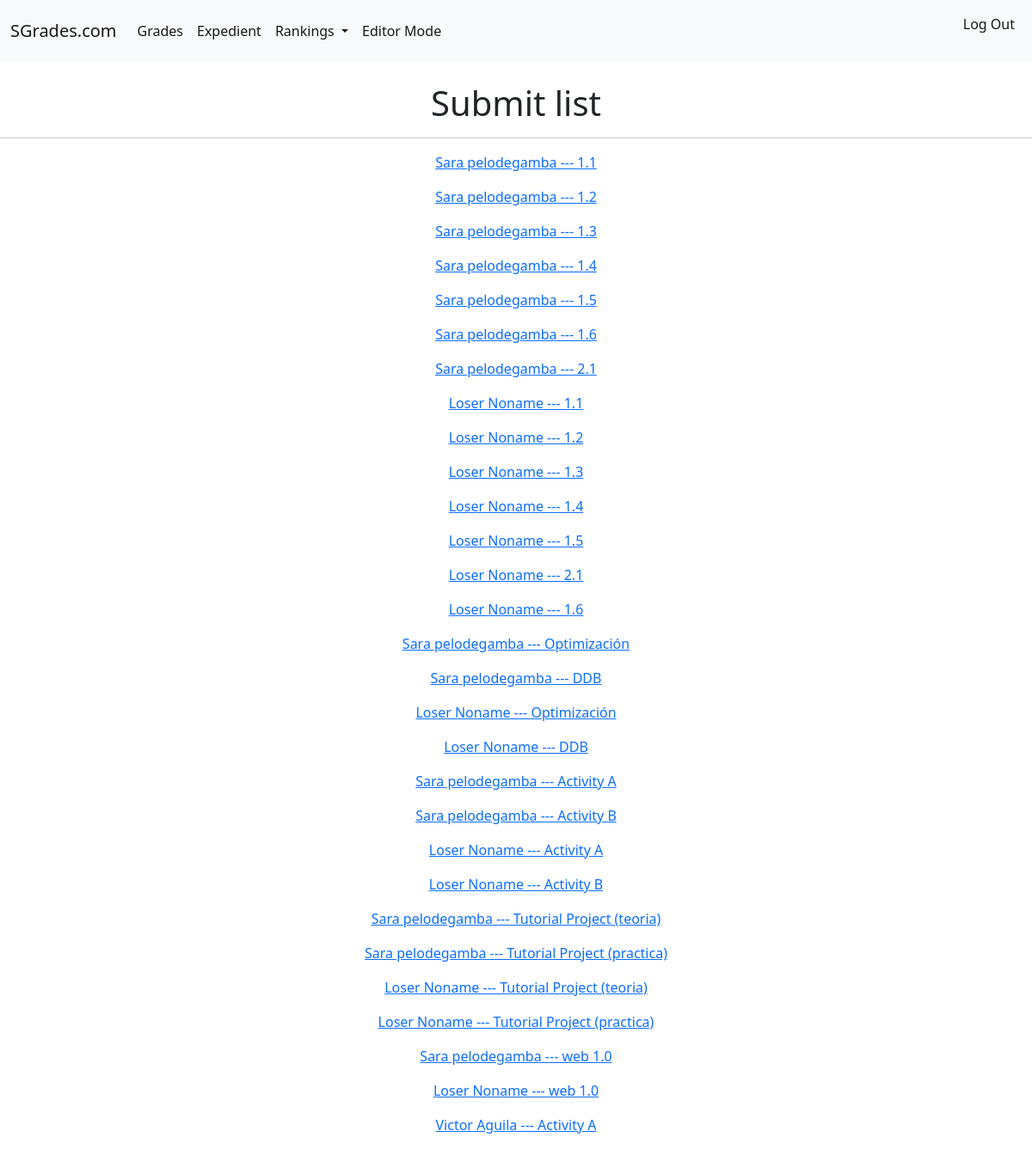
The page /editormode/submit_list/ (signed in) on the database as committed earlier.
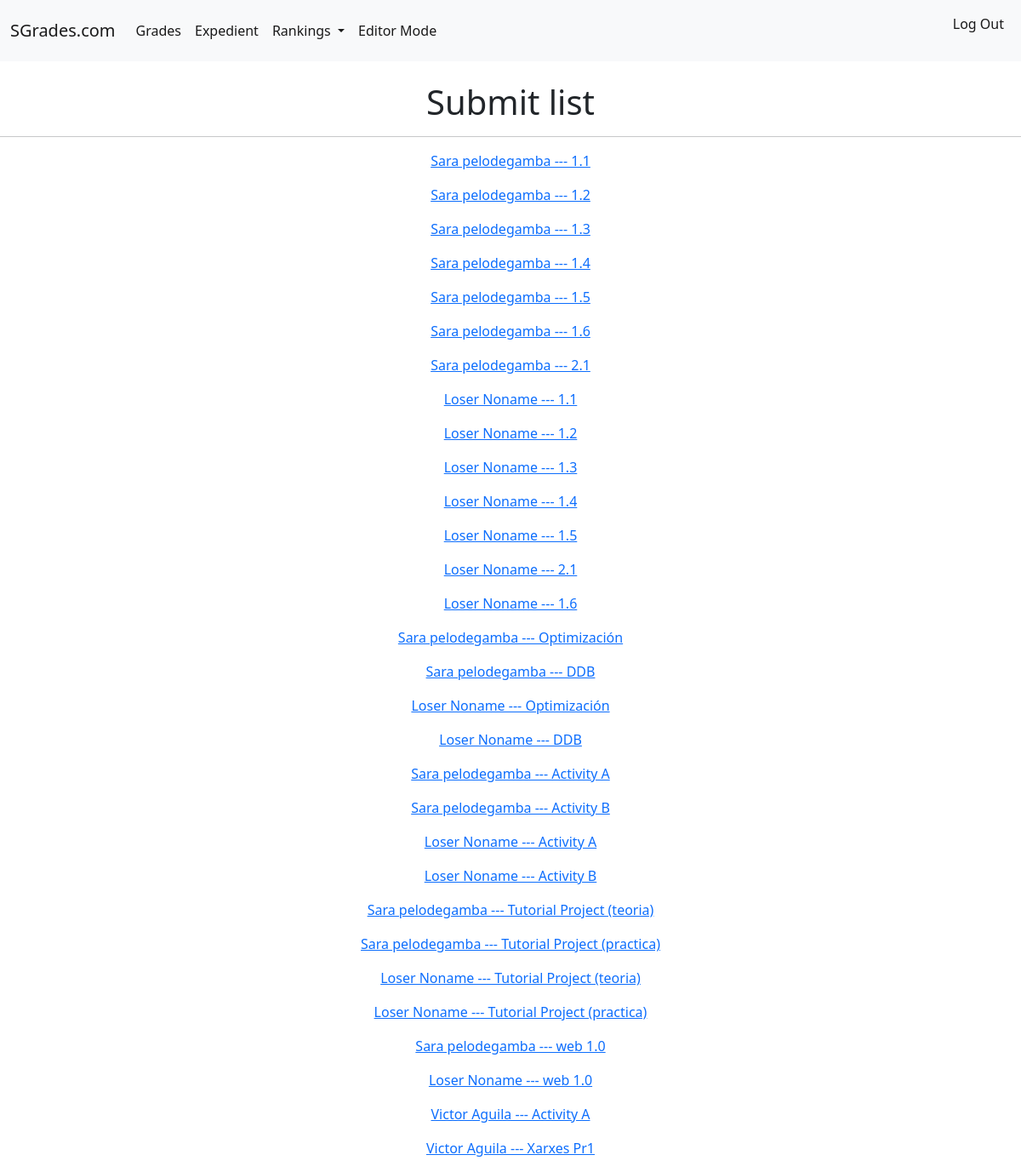
The same page on the database as committed later.
### SGrades/models.py (models this page shows, shortened)
class Submit(models.Model):
    Student = models.ForeignKey(Student, on_delete=models.CASCADE)
    Item_Submitted = models.ForeignKey(Item, on_delete=models.CASCADE)
    Punctuation = models.FloatField(max_length=5, default=0)
    def __str__(self):
        return f'{self.Student} --- {self.Item_Submitted}'

class Student(models.Model):
    COURSES = (
        ('3', 'Tercer curso'),
    )
    Student_Nif = models.CharField(primary_key=True, max_length=10)
    Name = models.CharField(max_length=20)
    Surname = models.CharField(max_length=50)
    Expedient = models.FloatField(blank=True, default=0, editable=False)
    Ranking = models.IntegerField(editable=False, default=0)
    Course = models.CharField(choices=COURSES, max_length=1)
    def __str__(self):
        return f'{self.Name} {self.Surname}'

class Item(models.Model):
    Item_Name = models.CharField(primary_key=True, max_length=100)
    Item_From_Subject = models.ForeignKey(Subject, on_delete=models.CASCADE)
    Ponderation = models.FloatField('Grades percentage, from 0 to 100%')
    Date = models.DateField()
    def __str__(self):
        return f'{self.Item_Name}'

### SGrades/views.py (the view)
# urls.py: path('editormode/submit_list/', SubmitListView, name='submit_list'),
def SubmitListView(request):
    return render(request, 'submit_list.html', {'Submit_list': Submit.objects.all()})

### templates/submit_list.html (shortened to what this page needs)
{% extends 'base.html' %}
{% block content %}
        <h1 style="text-align:center">
            Submit list
        </h1>
    <hr>
    {% for submit in Submit_list %}
        <p style="text-align:center">
            <a href="{% url 'submit_detail' submit.pk %}">
                {{submit}}
            </a>
        </p>
    {% endfor %}
{% endblock %}

Rows that differ between the two databases and show on the page:
added Submit: Student+Item_Submitted "Victor Aguila --- Xarxes Pr1"
